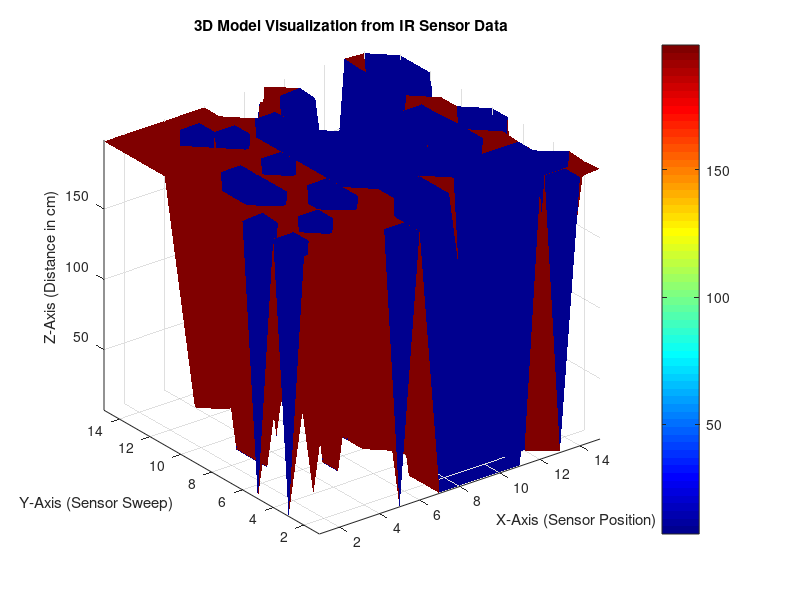

The MATLAB source for this figure:
% Parse distance data (in cm)
distance_data = [198, 198, 7, 198, 7, 198, 198, 198, 198, 198, 198, 198, ...
                 198, 198, 198, 198, 198, 198, 198, 198, 199, 198, 198, ...
                 198, 198, 198, 198, 198, 198, 198, 199, 198, 198, 7, ...
                 198, 199, 7, 7, 7, 198, 199, 198, 198, 198, 198, 198, ...
                 198, 198, 198, 198, 198, 198, 198, 198, 198, 198, 198, ...
                 7, 198, 198, 7, 198, 198, 199, 7, 7, 198, 198, 7, 198, ...
                 198, 7, 198, 198, 198, 198, 198, 198, 198, 198, 198, ...
                 198, 198, 198, 198, 198, 198, 198, 198, 198, 7, 7, 7, ...
                 198, 198, 7, 7, 7, 7, 7, 7, 7, 198, 7, 7, 7, 7, 7, ...
                 7, 7, 7, 198, 198, 7, 7, 198, 198, 198, 198, 7, 7, 7, ...
                 198, 198, 198, 7, 7, 7, 7, 198, 7, 7, 7, 198, 198, 7, ...
                 7, 7, 198, 7, 7, 7, 198, 198, 7, 7, 7, 198, 199, 7, 7, ...
                 7, 198, 8, 7, 198, 198, 7, 7, 7, 198, 7, 7, 7, 7, 198, ...
                 7, 7, 7, 198, 7, 7, 7, 7, 198, 8, 7, 8, 7, 7, 8, 198, ...
                 7, 7, 198, 199, 199, 199, 198, 198, 198, 198, 198, 198, ...
                 199, 198, 198, 7, 198, 198, 199, 7, 7, 198, 198, 7, 7, ...
                 7, 7, 198, 199, 198, 199, 7, 7, 7, 198, 198, 7, 7, 7, ...
                 198, 198, 198, 7, 7, 198, 198, 198, 198, 198, 198, 7, ...
                 198, 7, 198, 198, 198, 198, 198, 198, 198, 7];

% Define grid size (e.g., 15x15 points for simplicity)
grid_size = 15; % Adjust based on data size and sensor sweep pattern
[X, Y] = meshgrid(1:grid_size, 1:grid_size);

% Map distance data to grid (reshape as needed)
Z = reshape(distance_data(1:numel(X)), size(X)); % Use available data

% Plot the 3D surface
figure;
surf(X, Y, Z, 'EdgeColor', 'none'); % Create a 3D surface plot
colormap(jet); % Apply color mapping
colorbar; % Add colorbar to show depth values
xlabel('X-Axis (Sensor Position)');
ylabel('Y-Axis (Sensor Sweep)');
zlabel('Z-Axis (Distance in cm)');
title('3D Model Visualization from IR Sensor Data');
axis tight;
grid on;
